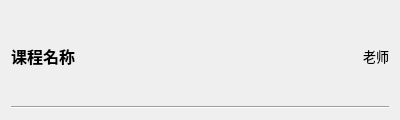
<?xml version="1.0" encoding="UTF-8"?>
<ui version="4.0">
 <class>Citem</class>
 <widget class="QWidget" name="Citem">
  <property name="geometry">
   <rect>
    <x>0</x>
    <y>0</y>
    <width>400</width>
    <height>120</height>
   </rect>
  </property>
  <property name="windowTitle">
   <string>Form</string>
  </property>
  <layout class="QVBoxLayout" name="vlay">
   <item>
    <layout class="QHBoxLayout" name="hlay" stretch="1,0">
     <item>
      <widget class="QLabel" name="label1">
       <property name="font">
        <font>
         <pointsize>12</pointsize>
         <bold>true</bold>
        </font>
       </property>
       <property name="text">
        <string>课程名称</string>
       </property>
      </widget>
     </item>
     <item>
      <layout class="QVBoxLayout" name="vlay2">
       <item>
        <widget class="QLabel" name="label2">
         <property name="font">
          <font>
           <pointsize>10</pointsize>
          </font>
         </property>
         <property name="text">
          <string>老师</string>
         </property>
        </widget>
       </item>
      </layout>
     </item>
    </layout>
   </item>
   <item>
    <widget class="Line" name="line">
     <property name="orientation">
      <enum>Qt::Orientation::Horizontal</enum>
     </property>
    </widget>
   </item>
  </layout>
 </widget>
 <resources/>
 <connections/>
</ui>
